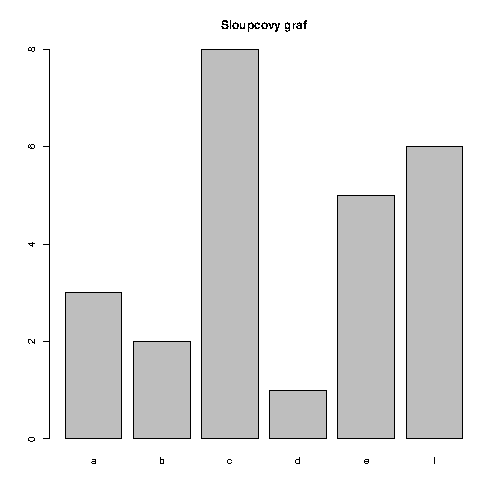

The R source for this figure:
bitmap(file="out.png")

vektor1 <- c(3,2,8,1,5,6)

vektor2 <- c("a","b","c","d","e","f")

barplot(vektor1, names.arg = vektor2, main = "Sloupcovy graf")
